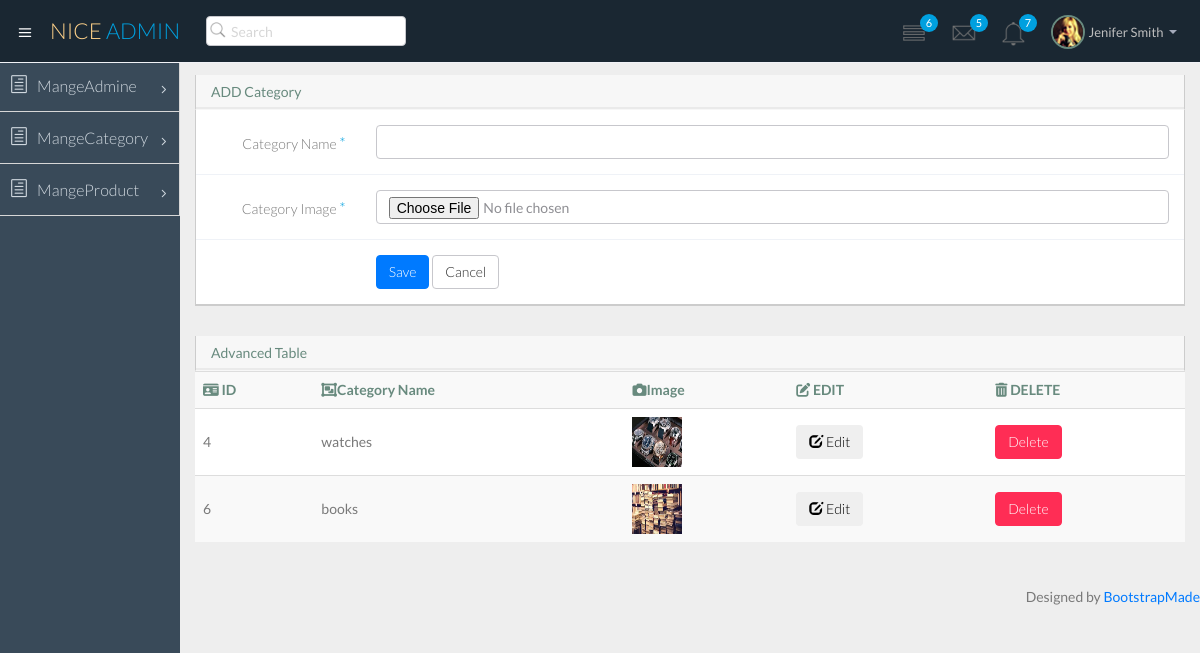
Screenshot of /admine/manage_category.php (signed in) with the database file from the repository.
### tables this page shows
CREATE TABLE `categorypro` (
  `cat_id` int(3) NOT NULL,
  `cat_name` varchar(50) NOT NULL,
  `cat_image` text NOT NULL
);

### admine/manage_category.php (the view, shortened to what this page needs)
<?php
include("include/connection.php");
?>
<?php include("include/header.php"); ?>
<section id="main-content">
      <section class="wrapper">
  <div class="row">
          <div class="col-lg-12">
            <section class="panel">
              <header class="panel-heading">
                ADD Category
              </header>
              <div class="panel-body">
                <div class="form">
                  <form class="form-validate form-horizontal" method="POST" action="" enctype="multipart/form-data">
                    <div class="form-group ">
                      <label for="cname" class="control-label col-lg-2">Category Name <span class="required">*</span></label>
                      <div class="col-lg-10">
                        <input class="form-control" id="caname" name="category_name"  type="text" required />
                      </div>
                    </div>
                    <div class="form-group ">
                      <label  class="control-label col-lg-2">Category Image <span class="required">*</span></label>
                      <div class="col-lg-10">
                        <input class="form-control " id="caimage" type="file" name="category_image" required />
                      </div>
                    </div>
                    <div class="form-group">
                      <div class="col-lg-offset-2 col-lg-10">
                        <button class="btn btn-primary" type="submit" name="save">Save</button>
                        <button class="btn btn-default" type="button">Cancel</button>
                      </div>
                    </div>
                  </form>
                </div>
              </div>
            </section>
          </div>
        </div>
        <div class="row">
          <div class="col-lg-12">
            <section class="panel">
              <header class="panel-heading">
                Advanced Table
              </header>
              <table class="table table-striped table-advance table-hover">
                <tbody>
                  <tr>
                  	 <th><i class="fas fa-id-card"></i> ID</th>
                    <th><i class="fas fa-object-group"></i>Category Name</th>
                    <th><i class="fas fa-camera"></i>Image</th>
                    <th><i class="fas fa-edit"></i> EDIT</th>
                    <th><i class="fas fa-trash-alt"></i></i> DELETE</th>
                  </tr>
                  <tr>
                          <?php
                           $query = "select * from categorypro" ;
                           $result=mysqli_query($conn,$query);
                           while ($categorypro=mysqli_fetch_assoc($result)) {?>
                    <td ><?php echo $categorypro['cat_id'];?></td>
                    <td id="jname<?php echo $categorypro['cat_id']; ?>"><?php echo $categorypro['cat_name'] ?></td>
                   <td>
                                <img id="imgvalue<?php echo $categorypro['cat_id'] ?>" height="50" width="50" src='<?php echo "uploadcat/{$categorypro['cat_image']}"; ?>'>
                              </td>
                    <td>  <button type="button"  class="btn btn-secondary mb-1 edit" data-toggle="modal" data-target="#smallmodal"
                    value="<?php echo $categorypro['cat_id']; ?>" >
                          <span class="glyphicon glyphicon-edit"></span>
                           Edit </button>
                          </td></td>
                    <td> <?php echo "<a href='manage_category.php?delete={$categorypro['cat_id']}' class='btn btn-danger'>Delete</a>";?></td>
                  </tr>
                  <?php  } ?>
                </tbody>
              </table>
            </section>
          </div>
        </div>
    </section></section>
<?php include("include/footer.php"); ?>

### rows the page displays
categorypro: cat_id "4", cat_name "watches", cat_image (picture)
categorypro: cat_id "6", cat_name "books", cat_image (picture)
